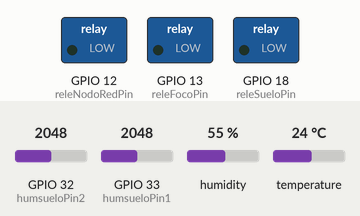
Bench run of a sketch on a simulated ESP32. On the bench: switched loads named in the sketch (green lamp = pin HIGH). Inputs (shaded band) come from the test bench; at power-on: GPIO 32 (humsueloPin2) = 2048, GPIO 33 (humsueloPin1) = 2048, humidity 55 %, temperature 24 °C (analog values on the 0–4095 scale). WiFi joins after 1.5 s; servers stay silent unless stated; what the sketch prints to the serial monitor is not drawn.

Above: at 3.7 s.
3.8 s: GPIO 32 (humsueloPin2) set to 2668
5.3 s: GPIO 32 (humsueloPin2) set to 2773
At 6.1 s:
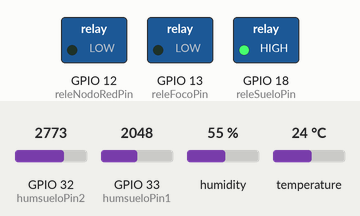
7.0 s: GPIO 32 (humsueloPin2) set to 1228
At 7.7 s:
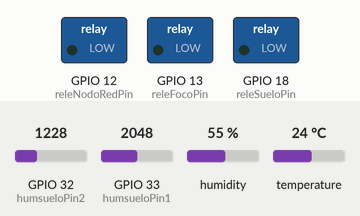
8.5 s: GPIO 32 (humsueloPin2) set to 2866
At 9.3 s:
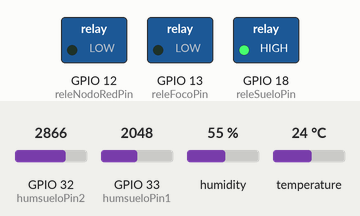
Timing chart, 0 to 11.0 s (numbered marks = the images above; inputs shaded):
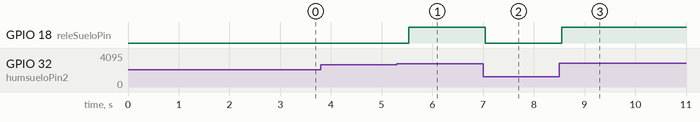

Measured:
- the behaviour switches between 2699 and 2700 on GPIO 32 (humsueloPin2) (found by bisection; images 0 and 1)
- after the input at 3.8 s, every drawn part: stays the same
- after the input at 5.3 s, GPIO 18 (releSueloPin): LOW → HIGH after 0.23 s
- after the input at 7.0 s, GPIO 18 (releSueloPin): HIGH → LOW at once
- after the input at 8.5 s, GPIO 18 (releSueloPin): LOW → HIGH after 0.05 s

The sketch:

codigo_esp32.ino
```cpp
#include <WiFi.h>
#include <PubSubClient.h>
#include <Adafruit_Sensor.h>
#include <DHT.h>
#include <DHT_U.h>
#include "esp_system.h"
#include "esp_task_wdt.h"

// Pines y configuración del DHT22
#define DHTPIN 15
#define DHTTYPE DHT22

DHT dht(DHTPIN, DHTTYPE);

// Pines y configuración de los sensores de humedad del suelo
const int humsueloPin1 = 33;
const int humsueloPin2 = 32;

// Pines de los relés
const int releSueloPin = 18;
const int releNodoRedPin = 12;
const int releFocoPin = 13;

// Configuración de la red WiFi
const char* ssid = "GreenHouse";
const char* password = "sistemas2002";

// Configuración de los servidores MQTT
const char* mqtt_server1 = "192.168.0.100";
const int mqtt_port1 = 1887;
const char* mqtt_user1 = "greenhouse";
const char* mqtt_password1 = "sistemas2002";

const char* mqtt_server2 = "13.58.67.42";
const int mqtt_port2 = 1883;
const char* mqtt_user2 = "greenhouse1";
const char* mqtt_password2 = "sistemas2002";

// Definir topics para cada sensor
const char* topic_temp = "miniinvernadero/temperatura";
const char* topic_hum_aire = "miniinvernadero/humedad_aire";
const char* topic_hum_suelo1 = "miniinvernadero/humedad_suelo";
const char* topic_hum_suelo2 = "miniinvernadero/humedad_suelo2";
const char* topic_rele = "miniinvernadero/rele";
const char* topic_control = "esp32/control";
const char* topic_duration = "esp32/control/duration";
const char* topic_foco = "miniinvernadero/foco";

// Crear clientes WiFi y clientes MQTT
WiFiClient espClient1;
WiFiClient espClient2;
PubSubClient client1(espClient1);
PubSubClient client2(espClient2);

bool cloudConnected = true;
unsigned long lastReconnectAttempt = 0;
unsigned long lastSensorRead = 0;
unsigned long lastPublish = 0;
unsigned long lastStateCheck = 0;
const unsigned long stateCheckInterval = 5000; // Comprobar cada 5 segundos

float lastTemp = 0;
float lastHumAire = 0;
int lastHumSuelo1 = 0;
int lastHumSuelo2 = 0;

int lastMQTT1State = -1;
int lastMQTT2State = -1;

void setup() {
  Serial.begin(115200);
  delay(1000); // Dar tiempo para que el puerto serial se inicialice

  esp_reset_reason_t reason = esp_reset_reason();
  Serial.print("Reset reason: ");
  Serial.println(reason);

  analogReadResolution(12);
  pinMode(humsueloPin1, INPUT);
  pinMode(humsueloPin2, INPUT);

  dht.begin();

  pinMode(releSueloPin, OUTPUT);
  digitalWrite(releSueloPin, LOW);

  pinMode(releNodoRedPin, OUTPUT);
  digitalWrite(releNodoRedPin, LOW);

  pinMode(releFocoPin, OUTPUT);
  digitalWrite(releFocoPin, LOW);

  setup_wifi();

  client1.setServer(mqtt_server1, mqtt_port1);
  client1.setCallback(callback);
  client1.setKeepAlive(60);

  client2.setServer(mqtt_server2, mqtt_port2);
  client2.setCallback(callback);
  client2.setKeepAlive(60);

  // Desactivar el WDT existente
  esp_task_wdt_deinit();

  // Configurar watchdog con un tiempo de espera más largo
  esp_task_wdt_config_t wdt_config = {
    .timeout_ms = 60000, // 60 segundos
    .idle_core_mask = (1 << portNUM_PROCESSORS) - 1,
    .trigger_panic = true
  };
  esp_task_wdt_init(&wdt_config);
  esp_task_wdt_add(NULL);
}

void setup_wifi() {
  Serial.print("Conectando a ");
  Serial.println(ssid);

  WiFi.begin(ssid, password);

  unsigned long startAttemptTime = millis();
  while (WiFi.status() != WL_CONNECTED && millis() - startAttemptTime < 10000) {
    delay(500);
    Serial.print(".");
  }

  if (WiFi.status() == WL_CONNECTED) {
    Serial.println("");
    Serial.println("WiFi conectado");
    Serial.println("Dirección IP: ");
    Serial.println(WiFi.localIP());
  } else {
    Serial.println("");
    Serial.println("Fallo en la conexión WiFi");
  }
}

void checkWiFiConnection() {
  if (WiFi.status() != WL_CONNECTED) {
    Serial.println("Conexión WiFi perdida. Reconectando...");
    WiFi.disconnect();
    WiFi.reconnect();
    unsigned long startAttemptTime = millis();
    while (WiFi.status() != WL_CONNECTED && millis() - startAttemptTime < 10000) {
      delay(100);
    }
    if (WiFi.status() == WL_CONNECTED) {
      Serial.println("Reconexión WiFi exitosa");
    } else {
      Serial.println("Fallo en la reconexión WiFi");
    }
  }
}

bool reconnect(PubSubClient &client, const char* clientID, const char* username, const char* password) {
  if (!client.connected()) {
    Serial.print("Conectando al servidor MQTT...");
    if (client.connect(clientID, username, password)) {
      Serial.println("Conectado");
      client.subscribe(topic_rele);
      client.subscribe(topic_control);
      client.subscribe(topic_duration);
      client.subscribe(topic_foco);
      return true;
    } else {
      Serial.print("Error de conexión, rc=");
      Serial.print(client.state());
      Serial.println(" Intentando de nuevo en 30 segundos");
      return false;
    }
  }
  return true;
}

void callback(char* topic, byte* payload, unsigned int length) {
  String message;

  for (int i = 0; i < length; i++) {
    message += (char)payload[i];
  }

  Serial.print("Mensaje recibido [");
  Serial.print(topic);
  Serial.print("]: ");
  Serial.println(message);

  if (String(topic) == topic_rele) {
    if (message == "ON") {
      digitalWrite(releNodoRedPin, HIGH);
      Serial.println("Relé Node-RED encendido");
    } else if (message == "OFF") {
      digitalWrite(releNodoRedPin, LOW);
      Serial.println("Relé Node-RED apagado");
    }
  } else if (String(topic) == topic_control) {
    if (message == "RESTART") {
      ESP.restart();
    }
  } else if (String(topic) == topic_duration) {
    int duration = message.toInt();
    Serial.print("Encendiendo la bomba por ");
    Serial.print(duration);
    Serial.println(" segundos");
    digitalWrite(releNodoRedPin, HIGH);
    delay(duration * 1000);
    digitalWrite(releNodoRedPin, LOW);
  } else if (String(topic) == topic_foco) {
    if (message == "ON") {
      digitalWrite(releFocoPin, HIGH);
      Serial.println("Foco encendido");
    } else if (message == "OFF") {
      digitalWrite(releFocoPin, LOW);
      Serial.println("Foco apagado");
    }
  }
}

void checkAndPrintMQTTState() {
  int currentMQTT1State = client1.state();
  int currentMQTT2State = client2.state();

  if (currentMQTT1State != lastMQTT1State) {
    Serial.printf("Estado MQTT 1 cambiado a: %d\n", currentMQTT1State);
    lastMQTT1State = currentMQTT1State;
  }

  if (currentMQTT2State != lastMQTT2State) {
    Serial.printf("Estado MQTT 2 cambiado a: %d\n", currentMQTT2State);
    lastMQTT2State = currentMQTT2State;
  }
}

void loop() {
  esp_task_wdt_reset(); // Alimentar el watchdog

  checkWiFiConnection();

  unsigned long currentMillis = millis();
  if (currentMillis - lastStateCheck >= stateCheckInterval) {
    checkAndPrintMQTTState();
    lastStateCheck = currentMillis;
  }

  if (!client1.connected()) {
    unsigned long now = millis();
    if (now - lastReconnectAttempt > 30000) {
      lastReconnectAttempt = now;
      if (reconnect(client1, "ESP32Client1", mqtt_user1, mqtt_password1)) {
        lastReconnectAttempt = 0;
      }
    }
  } else {
    client1.loop();
  }

  if (cloudConnected && !client2.connected()) {
    unsigned long now = millis();
    if (now - lastReconnectAttempt > 30000) {
      lastReconnectAttempt = now;
      if (reconnect(client2, "ESP32Client2", mqtt_user2, mqtt_password2)) {
        lastReconnectAttempt = 0;
      }
    }
  } else if (cloudConnected) {
    client2.loop();
  }

  unsigned long now = millis();
  if (now - lastSensorRead > 500) {
    lastSensorRead = now;

    float h = dht.readHumidity();
    float t = dht.readTemperature();

    int valHumsuelo1 = analogRead(humsueloPin1);
    int valHumsuelo2 = analogRead(humsueloPin2);

    if (!isnan(h) && !isnan(t) && (t != lastTemp || h != lastHumAire)) {
      lastTemp = t;
      lastHumAire = h;
      char tempString[8];
      char humAireString[8];
      dtostrf(t, 1, 2, tempString);
      dtostrf(h, 1, 2, humAireString);
      client1.publish(topic_temp, tempString);
      client2.publish(topic_temp, tempString);
      client1.publish(topic_hum_aire, humAireString);
      client2.publish(topic_hum_aire, humAireString);
    }

    int humsueloPercentage1 = map(valHumsuelo1, 4095, 1303, 0, 100);
    int humsueloPercentage2 = map(valHumsuelo2, 4095, 1303, 0, 100);

    if (humsueloPercentage1 != lastHumSuelo1) {
      lastHumSuelo1 = humsueloPercentage1;
      char humsueloString1[8];
      dtostrf(humsueloPercentage1, 1, 2, humsueloString1);
      client1.publish(topic_hum_suelo1, humsueloString1);
      client2.publish(topic_hum_suelo1, humsueloString1);
    }

    if (humsueloPercentage2 != lastHumSuelo2) {
      lastHumSuelo2 = humsueloPercentage2;
      char humsueloString2[8];
      dtostrf(humsueloPercentage2, 1, 2, humsueloString2);
      client1.publish(topic_hum_suelo2, humsueloString2);
      client2.publish(topic_hum_suelo2, humsueloString2);
    }

    if (humsueloPercentage1 < 50 || humsueloPercentage2 < 50 ) {
      digitalWrite(releSueloPin, HIGH);
    } else {
      digitalWrite(releSueloPin, LOW);
    }
  }

  delay(100);
}
```
